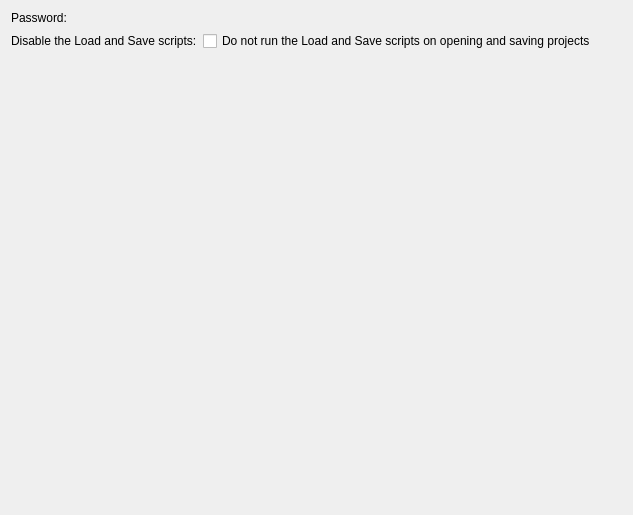
         <widget class="QWidget" name="globalSecurityPageScrollAreaWidgetContents">
          <property name="geometry">
           <rect>
            <x>0</x>
            <y>0</y>
            <width>633</width>
            <height>515</height>
           </rect>
          </property>
          <layout class="QFormLayout" name="globalSecurityPageFormLayout">
           <property name="labelAlignment">
            <set>Qt::AlignmentFlag::AlignLeading|Qt::AlignmentFlag::AlignLeft|Qt::AlignmentFlag::AlignVCenter</set>
           </property>
           <item row="0" column="0">
            <widget class="QLabel" name="globalSecurityPasswordLabel">
             <property name="text">
              <string>Password:</string>
             </property>
            </widget>
           </item>
           <item row="0" column="1">
            <widget class="KPasswordLineEdit" name="globalSecurityPasswordLineEdit"/>
           </item>
           <item row="1" column="0">
            <widget class="QLabel" name="globalSecurityDisableScriptsLabel">
             <property name="text">
              <string>Disable the Load and Save scripts:</string>
             </property>
            </widget>
           </item>
           <item row="1" column="1">
            <widget class="QCheckBox" name="globalSecurityDisableScriptsCheckBox">
             <property name="text">
              <string>Do not run the Load and Save scripts on opening and saving projects</string>
             </property>
            </widget>
           </item>
          </layout>
         </widget>
